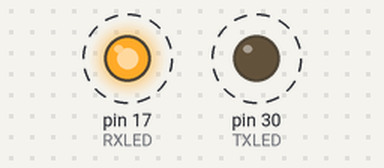
A sketch run on a simulated Arduino Mega 2560, built with avr-gcc and run on an emulated ATmega2560. Parts: output pins drawn as LEDs (lit = HIGH). Dashed ring = blinking.

Above: at 0.15 s.
Timing chart, 0 to 3.0 s (numbered marks = the images above):
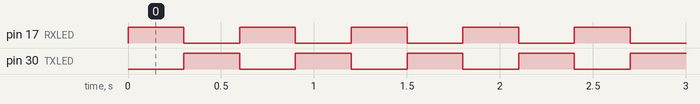

Measured:
- by itself, pin 17 (RXLED), pin 30 (TXLED): alternates HIGH for 0.30 s and LOW for 0.30 s

The sketch:

Pro_Micro_Blink.ino
```cpp
int RXLED = 17; // The RX LED has a defined Arduino pin
int TXLED = 30; // The TX LED has a defined Arduino pin

// the setup function runs once when you press reset or power the board
void setup() {

  pinMode(RXLED, OUTPUT); // Set RX LED as an output
  pinMode(TXLED, OUTPUT); // Set TX LED as an output
}

// the loop function runs over and over again forever
void loop() {
  digitalWrite(RXLED, HIGH); // set the LED off
  digitalWrite(TXLED, LOW); // set the LED off
  delay(300);                       // wait for a second
  digitalWrite(RXLED, LOW); // set the LED on
  digitalWrite(TXLED, HIGH); // set the LED on
  delay(300);                       // wait for a second
}
```
